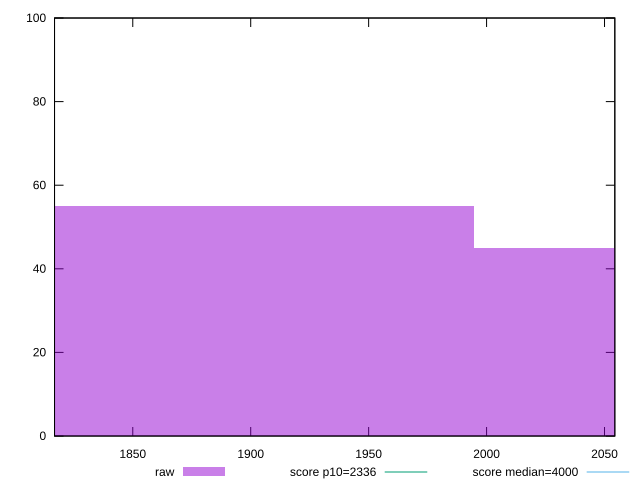

This chart was generated by the following gnuplot code:
reset

$raw <<EOF
1861.527455500319 55
2127.459949143222 45
EOF

set key outside below
set boxwidth 265.9324936429027
set xrange [1816.8288000000002:2054.36825]
set yrange [0:100]
set trange [0:100]
set style fill transparent solid 0.5 noborder

set parametric
set terminal svg size 640, 490 enhanced background rgb 'white'
set output "report_00008_2021-01-22T20:58:29.167/first-contentful-paint/samples/pages+cached+noexternal/raw/histogram.svg"

plot $raw title "raw" with boxes, \
     2336,t title "score p10=2336", \
     4000,t title "score median=4000"

reset
